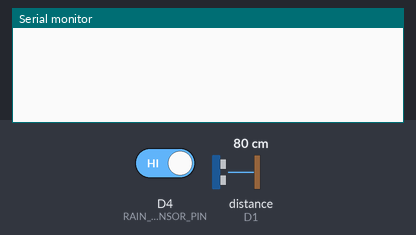
Simulated run of this sketch. Board: ESP8266 (NodeMCU). On the bench: the last lines printed to the serial monitor. Inputs (shaded band) come from the test bench; at power-on: distance to the obstacle (sensor on D1) 80 cm, D4 (RAIN_SENSOR_PIN) HIGH. The echo pulse lasts 58.3 µs per cm; WiFi joins after 1.5 s; servers stay silent unless stated.

Above: at 3.0 s.
3.1 s: distance to the obstacle (sensor on D1) set to 8 cm
At 7.6 s:
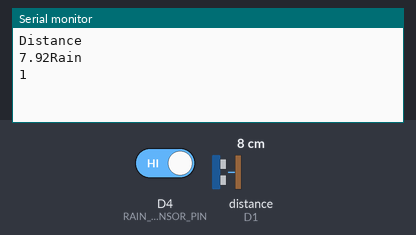
8.3 s: distance to the obstacle (sensor on D1) set to 5 cm
At 12.6 s:
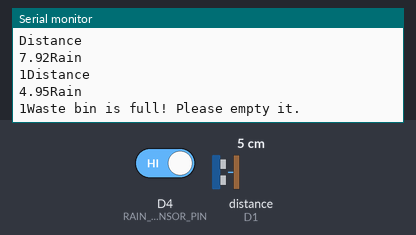

The sketch:

smart-waste-management-with-esp8266-and-blynk-iot.ino
```cpp
#define BLYNK_TEMPLATE_ID "TMPL3EFXpZo_U"
#define BLYNK_TEMPLATE_NAME "Smart Waste Management"
#define BLYNK_AUTH_TOKEN "Ou4_p5iR3ndsNp1Aksdf5MMB5dheX4qXHPhhfkAeNZ"

#define BLYNK_PRINT Serial
#include <ESP8266WiFi.h>
#include <BlynkSimpleEsp8266.h>

#define TRIGGER_PIN D2 // Ultrasonic sensor trigger pin
#define ECHO_PIN D1    // Ultrasonic sensor echo pin
#define RAIN_SENSOR_PIN D4 // Rain sensor analog pin
int flag=0;

char auth[] = BLYNK_AUTH_TOKEN; // Blynk authentication token
char ssid[] = "WiFi SSID";  // Your WiFi network SSID
char pass[] = " WiFi Password"; // Your WiFi network password

BlynkTimer timer;

void setup() {
  Serial.begin(9600);
  Blynk.begin(auth, ssid, pass);
  pinMode(TRIGGER_PIN, OUTPUT);
  pinMode(ECHO_PIN, INPUT);
  timer.setInterval(5000L, sendSensorData); // Send sensor data every 5 seconds
}

void loop() {
  Blynk.run();
  timer.run();
}

void sendSensorData() {
  /*long duration, distance;
  digitalWrite(TRIGGER_PIN, LOW);
  delayMicroseconds(2);
  digitalWrite(TRIGGER_PIN, HIGH);
  delayMicroseconds(10);
  digitalWrite(TRIGGER_PIN, LOW);
  duration = pulseIn(ECHO_PIN, HIGH);
  distance = (duration/2) / 29.1;*/

  float distance = getDistance(); // Measure distance in centimeters
  int rainValue = digitalRead(RAIN_SENSOR_PIN);
  //bool isRaining = rainValue > 50; // Adjust threshold according to the sensitivity of the rain sensor
  Serial.println("Distance");
  Serial.print(distance);
  Serial.println("Rain");
  Serial.print(rainValue);
  // Send waste level and rain status to Blynk
  Blynk.virtualWrite(V5, distance);
  Blynk.virtualWrite(V6, rainValue);

  // Check if waste bin is full
  if (distance < 6) {
    Serial.println("Waste bin is full! Please empty it.");
    //Blynk.notify("Waste bin is full! Please empty it.");
    Blynk.logEvent("waste_alert","Waste bin is full! Please empty it.");
  }

  // Check if it's raining
  //if (isRaining) {
   if (rainValue==0){
    Serial.println("Its Raining");
    //Blynk.notify("It's raining! Please take appropriate action.");
    Blynk.logEvent("rain_alert","It's raining! Waste bin is full! Please take appropriate action.");
    //flag=1;
  }
    /*else if (rainValue==1)
  {
    flag=0;
  }*/
}

float getDistance() {
  digitalWrite(TRIGGER_PIN, LOW);
  delayMicroseconds(2);
  digitalWrite(TRIGGER_PIN, HIGH);
  delayMicroseconds(10);
  digitalWrite(TRIGGER_PIN, LOW);
  float duration = pulseIn(ECHO_PIN, HIGH);
  float distance = duration * 0.034 / 2; // Calculate distance in centimeters
  return distance;
}
```

Measured:
- the behaviour switches between 7 and 6 cm on distance to the obstacle (sensor on D1) (found by bisection; images 1 and 2)
- after the input at 3.1 s, the serial monitor: prints a new line after 3.7 s (image 1)
- after the input at 8.3 s, the serial monitor: prints a new line after 3.5 s (image 2)
